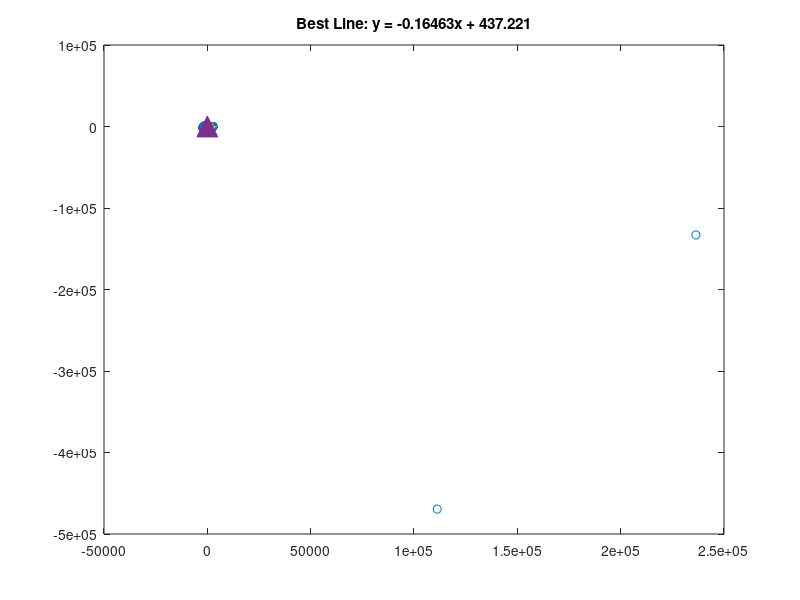

Source code (MATLAB):
clear;
% 生成一些示例数据
%angles = [0.00, 1.55, 2.00, 2.93, 4.07, 5.41, 5.64, 7.49, 8.08, 9.47, 9.22, 10.18, 11.87, 12.73, 13.55, 14.64, 15.24, 16.83, 17.87, 18.39, 18.91, 20.12, 20.91, 21.74, 22.86, 23.91, 24.65, 25.79, 26.46, 26.82, 27.55, 29.51, 30.24, 30.96, 32.24, 32.70, 34.02, 33.96, 35.69, 36.79, 38.11, 38.01, 38.54, 40.89, 41.87, 41.20, 43.85, 44.27, 44.84, 45.90, 46.90, 47.56, 48.93, 49.01, 50.58, 51.31, 52.05, 52.54, 53.97, 53.82, 55.01, 56.46, 57.48, 58.75, 59.84, 60.53, 61.50, 62.23, 62.50, 63.97, 64.55, 65.57, 67.56, 67.86, 68.85, 68.97, 70.47, 71.77, 72.32, 73.41, 74.05, 75.87, 75.99, 77.06, 78.02, 78.32, 79.80, 81.14, 80.85, 82.64, 82.78, 84.85, 84.32, 85.88, 87.01, 88.19, 89.30, 89.52, 90.28, 91.16, 91.24, 92.84, 94.97, 94.95, 96.11, 97.02, 97.99, 100.05, 99.42, 100.52, 101.78, 102.52, 103.61, 103.88, 105.91, 106.86, 106.82, 108.82, 108.70, 110.25, 110.95, 111.77, 112.69, 114.02, 114.47, 115.68, 115.78, 117.89, 118.65, 119.18, 121.13, 121.37, 121.82, 122.87, 123.55, 124.07, 125.84, 126.25, 126.59, 128.22, 129.74, 130.69, 130.99, 132.54, 132.67, 134.23, 133.98, 135.65, 136.09, 137.41, 137.80, 140.29, 140.26, 141.07, 142.41, 143.78, 143.85, 144.64, 144.85, 146.90, 147.47, 148.95, 149.30, 149.60, 151.12, 151.72, 154.22, 154.56, 154.89, 155.34, 157.54, 157.83, 159.15, 159.37, 160.90, 159.14, 161.31, 163.30, 165.48, 165.69, 165.70, 167.08, 168.42, 168.41, 168.62, 171.26, 171.30, 172.31, 172.74, 174.48, 175.16, 175.58, 176.41, 177.98, 178.13, 179.22, 180.50, 182.30, 182.26, 183.09, 184.40, 186.12, 184.93, 184.71, 188.70, 189.53, 189.62, 190.84, 191.36, 192.55, 193.33, 194.96, 196.27, 196.40, 197.21, 198.63, 199.10, 199.69, 200.62, 203.00, 202.88, 204.21, 205.27, 206.10, 206.92, 206.24, 208.75, 209.04, 210.41, 211.69, 211.74, 213.17, 213.71, 214.39, 217.36, 216.77, 217.42, 219.32, 220.78, 219.95, 220.63, 223.20, 223.13, 222.42, 224.93, 225.95, 227.20, 226.79, 228.78, 230.28, 229.68, 231.15, 232.21, 233.13, 233.89, 235.57, 236.32, 236.97, 237.85, 236.70, 236.46, 240.36, 242.42, 242.17, 243.81, 244.14, 245.19, 246.28, 246.83, 248.06, 247.81, 250.22, 251.55, 252.43, 252.16, 253.79, 255.48, 254.34, 255.80, 257.83, 257.48, 258.84, 259.59, 261.17, 261.32, 261.35, 263.57, 265.48, 264.49, 266.07, 268.16, 269.21, 268.77, 265.94, 263.83, 273.21, 274.79, 274.35, 275.23, 275.51, 276.38, 278.38, 278.68, 278.53, 280.02, 281.45, 282.81, 282.38, 284.39, 281.61, 283.23, 286.27, 288.53, 288.88, 289.65, 289.53, 291.71, 293.59, 292.44, 292.85, 295.53, 295.73, 296.62, 298.00, 298.98, 299.07, 300.12, 302.00, 302.92, 302.54, 299.39, 306.73, 307.51, 306.06, 306.62, 309.31, 309.06, 309.25, 312.17, 313.04, 312.96, 314.25, 315.56, 317.01, 316.19, 317.93, 318.97, 319.59, 320.82, 321.26, 321.42, 323.43, 323.24, 324.75, 327.49, 326.70, 328.13, 328.26, 331.12, 330.79, 330.46, 332.94, 334.12, 331.40, 333.25, 336.06, 337.09, 336.78, 338.35, 341.36, 340.76, 341.16, 342.35, 344.54, 343.49, 344.92, 346.41, 346.89, 347.40, 350.42, 351.00, 350.13, 350.76, 351.96, 354.57, 355.28, 354.74, 357.80, 357.79, 357.02, 358.38, 359.98, 359.88, 358.31, 359.27, 358.69, 359.65, 359.63, 359.93, 358.01];
%angles = [0.00, 3.53, 15.79, 15.42, 69.13, 70.52, 71.27, 72.46, 72.47, 74.40, 75.34, 75.51, 86.03, 118.14, 130.57, 131.34, 132.10, 132.48, 143.24, 144.25, 144.36, 145.67, 148.85, 154.47, 161.89, 163.17, 172.34, 172.94, 174.70, 176.45, 176.85, 177.12, 179.08, 217.97, 234.78, 241.06, 242.67, 243.59, 243.66, 244.06, 245.86, 247.27, 246.93, 248.52, 249.68, 250.32, 250.94, 253.01, 253.20, 254.01, 254.03, 255.49, 257.83, 258.15, 257.15, 260.51, 261.86, 261.59, 261.59, 263.59, 264.46, 265.19, 266.03, 267.90, 268.10, 268.23, 270.49, 271.71, 271.22, 271.50, 273.43, 274.93, 275.31, 276.37, 278.22, 277.84, 278.23, 279.77, 281.19, 281.47, 282.07, 284.44, 284.64, 285.40, 286.11, 287.58, 288.72, 288.86, 289.22, 291.61, 292.33, 292.53, 293.71, 295.00, 295.19, 295.69, 297.69, 298.40, 299.07, 299.00, 302.11, 301.45, 302.86, 302.50, 305.35, 305.18, 306.14, 306.85, 309.95, 309.74, 309.60, 333.84];
%distances = [ 402, 393, 385, 118, 366,  432,  482,  483,  482, 482,  482,  484,  484,  485,  487,  486,  0,   499,  491,  493,  494,  496,  498 , 501 , 502, 504 , 508,  509,  514,  515,  518,  524,  526,  527,  531,  533, 541, 545 , 551 , 554 , 559 , 562 , 568,  577, 578 , 591 , 594 , 603 , 611 , 614, 624,  630,  637, 646,  658,  668,  678,  696, 705,  715,  718,  732,  753,  766,  772,  793, 817,  827,  838,  876,  879,  905, 931, 960,  262,  261,  263,  0,   0,   0,   0,   0,   0,   1322,  1384,  1577,  1788,  2051,  1418,  1446,  1235,  1232,  0,   0,   1147,  1146,  1144,  1143,  1140,  1136,  1139,  1134,  1131,  1130,  1128,  1135,  770,  795,  1131,  1132,  1133,  1135,  1135,  1138,  1138,  1141,  1143,  1148,  987,  957,  956,  980,  983,  1190,  1191,  1209,  1196,  1211,  2131,  2152,  2153,  2159,  2175,  2157,  2172,  2228,  2265,  2267,  2281,  2287,  2334,  2372,  0,   0,   0,   3768,  3783,  3840,  3944,  3965,  3955,  2581,  2542,  2548,  2471,  0,  0,   233,  0,   0,   372,  390,  2525,  2483,  2453,  2082,  1090,  1085,  1084,  740,  741,  741,  737,  736,  787,  788,  156,  824,  836,  810,  785,  857,  298,  1225,  1095,  0,   0,   0,   0,   266,  266,  266,  1995,  295,  297,  0,   2937,  0,  3463,  3948,  4440,  6445,  2978,  2883,  371,  373,  373,  375,  398,  383,  399,  401,  402,  401,  405,  412,  410,  388,  394,  410,  409,  413,  418,  417,  422,  424,  425,  429,  432,  434,  440,  442,  444,  446,  453,  459,  462,  415,  441,  442,  446,  426,  402,  404,  398,  386,  371,  378,  366,  352,  359,  349,  332,  318,  322,  318,  322,  323,  316,  311,  302,  302,  296,  292,  291,  288,  284,  279,  279,  279,  272,  273,  269,  269,  266,  264,  263,  262,  263,  265,  257,  256,  255,  255,  253,  254,  251,  251,  251,  250,  249,  249,  249,  248,  247,  247,  247,  247,  247,  247,  247,  248,  248,  248,  249,  250,  250,  249,  251,  251,  250,  252,  254,  255,  255,  255,  257,  258,  259,  259,  262,  263,  263,  266,  268,  271,  269,  274,  277,  279,  281,  283,  286,  287,  289,  294,  298,  294,  303,  307,  308,  309,  318,  325,  322,  325,  340,  345,  345,  349,  362,  363,  366,  377,  391,  382,  395,  411,  417,  410,  426,  446,  461,  449,  426,  0,   461,  460,  453,  451,  448,  446,  440,  437,  434,  431,  423,  423,  426,  422,  416,  416,  416,  411,  410,  410,  410,  407,  404,  404,  404,  402,  402,  402,  403,  403,  405,  403,  403,  404];
%distances = [ 118,  263,  266,  0,   0,   0,   0,   0,   0,   0,   0,   0,   0,   0,   0,   0,   0,   0,   0,   170,  171,  246,  281,  0,   0,   0,   0,   0,   265,  0,   296,  297,  296,  0,   0,   300,  295,  287,  286,  287,  283,  278,  275,  275,  273,  269,  269,  267,  265,  263,  262,  262,  259,  259,  258,  256,  254,  254,  254,  252,  251,  251,  250,  249,  249,  249,  248,  247,  247,  247,  247,  247,  247,  247,  247,  248,  248,  248,  249,  250,  250,  250,  251,  252,  252,  252,  255,  255,  255,  255,  259,  260,  260,  262,  265,  265,  267,  271,  271,  272,  273,  277,  279,  279,  283,  287,  289,  289,  291,  296,  297,  299];

%angles = [348.34, 63.62, 65.13, 76.34, 233.23, 235.83, 235.62, 237.21, 237.16, 238.41, 239.42, 240.54, 241.40, 243.07, 243.14, 244.15, 244.49, 247.08, 246.85, 247.36, 248.78, 250.36, 250.57, 251.02, 252.04, 253.02, 253.86, 254.87, 256.77, 258.34, 256.98, 259.11, 260.01, 260.87, 261.35, 263.74, 263.15, 263.49, 264.67, 266.78, 267.45, 267.58, 269.01, 270.51, 271.30, 271.73, 272.24, 274.09, 274.08, 274.92, 276.72, 277.24, 277.73, 279.58, 279.62, 280.69, 282.00, 283.25, 283.78, 283.56, 285.72, 286.50, 287.92, 288.69, 289.54, 289.54, 291.16, 290.87, 292.86, 293.52, 296.27, 296.14, 294.95, 297.70, 299.34, 298.58, 300.12, 301.26, 302.81, 303.15, 304.00, 304.42, 300.58, 298.75, 304.56, 309.45, 308.78, 309.54, 311.45, 311.55, 313.01, 314.81, 315.47, 316.25, 316.93, 317.80, 318.64, 320.24, 320.49, 321.38, 323.51, 322.41, 324.61, 324.84, 347.13, 348.05, 347.74, 351.05, 350.67, 350.63, 352.64, 354.41, 355.43, 354.28, 356.41, 358.43, 358.29, 357.38, 359.26, 359.30, 358.52, 359.48, 354.27, 355.21, 356.15, 357.09, 358.03];
%distances =[ 365, 250, 248, 260, 382, 395, 391, 388, 391, 390, 377, 379, 373, 362, 356, 353, 347, 345, 341, 339, 332, 329, 326, 320, 318, 315, 313, 313, 309, 307, 305, 302, 302, 299, 296, 297, 294, 292, 290, 290, 289, 287, 286, 286, 283, 283, 282, 283, 280, 280, 280, 280, 279, 279, 280, 279, 279, 279, 279, 280, 280, 280, 280, 280, 281, 281, 282, 282, 283, 284, 285, 286, 287, 288, 290, 293, 292, 292, 296, 299, 298, 301, 304, 304, 303, 310, 314, 311, 314, 318, 323, 321, 327, 334, 335, 337, 349, 350, 349, 350, 361, 340, 357, 380, 391, 385, 385, 108, 396, 398, 396, 392, 390, 389, 386, 385, 383, 383, 381, 343, 343, 379, 379, 342, 381, 380, 362];

%angles = [330.29, 1.00,  1.92,  3.49,  4.03,  4.95,  5.73,  7.61,  7.96,  9.39,  9.77,  10.85, 11.61, 12.28, 13.93, 14.52, 15.37, 16.11, 17.34, 17.43, 19.21, 20.19, 20.69, 21.73, 22.81, 23.44, 24.91, 24.85, 26.23, 27.11, 27.65, 28.48, 29.83, 31.88, 31.59, 33.18, 33.61, 34.51, 35.41, 35.69, 37.38, 37.98, 39.26, 40.78, 41.19, 41.75, 43.42, 43.41, 44.03, 45.45, 46.49, 47.40, 48.19, 49.36, 50.40, 50.39, 52.86, 52.75, 54.19, 60.20, 71.92, 73.37, 73.36, 75.81, 75.42, 76.89, 78.01, 78.31, 79.53, 80.44, 81.25, 82.53, 83.11, 84.22, 84.63, 85.60, 86.55, 88.21, 88.79, 89.83, 90.77, 156.22, 156.90, 158.13, 158.80, 271.96, 278.37, 319.37, 320.45, 321.05, 321.41, 323.52, 324.16, 324.88, 325.72, 327.16, 327.30, 327.42, 329.59, 330.83, 331.49, 331.92, 333.21, 334.42, 334.44, 335.00, 337.09, 337.26, 337.96, 340.22, 341.94, 341.99, 341.93, 343.43, 344.74, 344.69, 346.33, 346.86, 348.69, 347.89, 349.58, 350.48, 351.24, 351.35, 353.81, 354.51, 355.22, 355.66, 356.38, 358.46, 358.56, 359.71, 359.52];
%distances =[276, 270, 270, 269, 269, 270, 269, 270, 269, 270, 270, 270, 270, 271, 271, 273, 273, 273, 275, 275, 277, 278, 280, 280, 282, 284, 284, 286, 287, 290, 292, 294, 295, 297, 299, 300, 305, 306, 310, 312, 317, 319, 322, 328, 328, 335, 337, 341, 348, 348, 353, 362, 366, 373, 377, 384, 389, 397, 396, 398, 398, 396, 96, 383, 385, 383, 380, 379, 376, 376, 372, 373, 372, 370, 368, 368, 336, 327, 352, 352, 248, 300, 297, 357, 395, 399, 397, 389, 380, 369, 372, 368, 356, 354, 349, 343, 335, 331, 334, 326, 323, 318, 318, 312, 310, 308, 305, 302, 300, 298, 296, 293, 291, 290, 289, 284, 283, 283, 280, 279, 280, 277, 275, 275, 275, 274, 273, 272, 272, 271, 271, 271, 271];

% angles = [1.72,  2.38,  3.79,  3.49,  5.36,  5.66,  7.07,  7.76,  8.75,  9.79,  11.26, 11.72, 12.05, 13.41, 14.79, 15.23, 16.42, 17.20, 18.18, 18.64, 20.12, 20.68, 21.44, 22.48, 24.09, 24.88, 25.42, 26.44, 27.73, 27.65, 29.31, 30.25, 31.19, 32.13, 32.52, 33.59, 34.94, 34.80, 36.02, 37.80, 38.33, 39.12, 40.68, 40.90, 42.19, 42.84, 44.14, 44.39, 45.76, 46.91, 47.30, 48.70, 49.87, 50.71, 51.33, 52.31, 53.05, 53.62, 55.17, 56.52, 56.72, 58.88, 59.06, 61.25, 61.64, 62.26, 63.00, 64.19, 64.82, 67.01, 67.37, 68.87, 69.32, 70.51, 71.55, 72.27, 72.48, 74.34, 75.08, 76.00, 76.98, 77.46, 78.95, 79.35, 80.21, 81.38, 82.35, 83.48, 84.16, 85.17, 86.15, 86.57, 88.24, 89.32, 90.26, 90.57, 91.39, 92.43, 93.04, 94.26, 95.56, 97.31, 96.28, 97.63, 98.94, 99.56, 100.09, 101.41, 102.81, 103.76, 104.47, 104.90, 102.36, 105.27, 107.17, 109.98, 109.74, 110.33, 111.33, 112.53, 114.10, 114.30, 115.84, 116.69, 117.30, 118.69, 119.14, 120.07, 121.13, 121.54, 123.16, 123.77, 124.62, 158.72, 162.52, 285.46, 285.89, 287.50, 289.10, 290.17, 289.79, 292.25, 293.04, 291.69, 292.94, 294.91, 296.08, 295.87, 297.53, 298.74, 300.05, 299.68, 301.58, 302.77, 301.69, 302.95, 306.06, 306.57, 305.20, 310.81, 313.42, 313.59, 314.80, 316.25, 316.70, 318.36, 318.65, 319.93, 320.57, 321.21, 321.81, 323.18, 324.56, 324.66, 325.65, 327.40, 327.17, 329.30, 330.08, 331.40, 331.95, 331.73, 333.77, 335.28, 334.78, 335.68, 337.35, 337.98, 337.48, 339.65, 341.66, 342.03, 341.74, 342.83, 344.77, 345.73, 345.50, 347.41, 349.39, 348.74, 350.00, 351.40, 351.14, 351.74, 354.11, 354.66, 355.88, 355.92, 356.84, 358.93, 358.51, 359.54];
% distances = [399, 291, 291, 290, 290, 290, 290, 290, 290, 290, 290, 290, 290, 291, 291, 292, 292, 293, 293, 294, 296, 296, 298, 299, 300, 301, 303, 305, 307, 308, 310, 310, 313, 315, 319, 320, 324, 324, 327, 330, 332, 338, 342, 345, 348, 353, 358, 358, 365, 371, 375, 377, 384, 388, 393, 400, 406, 413, 420, 427, 433, 440, 449, 429, 450, 444, 439, 436, 101, 102, 418, 414, 413, 407, 405, 399, 398, 395, 392, 388, 386, 385, 383, 370, 364, 376, 374, 373, 373, 355, 345, 343, 342, 348, 447, 447, 445, 445, 445, 444, 444, 443, 443, 443, 443, 444, 444, 445, 445, 446, 447, 448, 448, 449, 452, 454, 454, 454, 457, 459, 462, 464, 464, 469, 472, 473, 475, 480, 485, 482, 489, 495, 499, 270, 106, 414, 415, 418, 443, 444, 443, 445, 448, 449, 449, 455, 455, 457, 458, 465, 465, 464, 472, 475, 476, 477, 482, 488, 493, 497, 482, 491, 489, 479, 460, 462, 456, 437, 429, 421, 424, 413, 402, 393, 397, 380, 376, 372, 367, 360, 357, 360, 348, 345, 342, 342, 341, 330, 331, 329, 321, 320, 319, 317, 312, 312, 313, 310, 306, 305, 305, 302, 301, 300, 299, 295, 296, 295, 295,  291, 290, 290];

angles = [1.07,  1.61,  3.13,  3.37,  5.06,  6.21,  7.27,  8.49,  8.53,  9.78,  10.53, 11.38, 12.58, 13.41, 14.66, 14.81, 16.49, 17.54, 18.62, 19.41, 20.55, 21.05, 21.50, 22.60, 23.15, 24.93, 25.65, 26.25, 27.22, 28.24, 29.39, 29.84, 30.89, 31.59, 32.26, 33.30, 34.93, 35.94, 36.74, 37.38, 38.47, 39.37, 39.71, 40.77, 42.04, 43.08, 44.03, 44.78, 45.62, 46.07, 47.65, 48.60, 49.22, 50.45, 51.85, 52.60, 54.61, 55.10, 55.80, 57.13, 57.30, 58.32, 59.56, 59.95, 61.43, 61.69, 62.53, 64.48, 65.02, 65.88, 67.35, 67.67, 68.72, 69.63, 71.01, 72.32, 73.10, 74.19, 75.93, 75.52, 76.70, 77.39, 78.82, 79.35, 79.88, 81.37, 82.09, 83.71, 83.94, 85.56, 86.13, 86.51, 87.73, 89.92, 91.07, 91.49, 92.78, 94.00, 94.22, 95.49, 96.34, 96.66, 98.01, 98.74, 100.34, 101.24, 101.77, 102.46, 103.78, 105.08, 104.81, 105.96, 106.88, 108.03, 109.05, 110.74, 110.90, 111.39, 112.18, 113.80, 113.73, 114.77, 115.65, 117.90, 117.78, 118.68, 120.74, 121.17, 121.67, 122.16, 123.63, 124.83, 125.07, 126.66, 127.66, 128.56, 128.89, 130.05, 130.68, 131.59, 133.21, 134.10, 135.30, 134.76, 136.37, 137.93, 137.99, 139.54, 140.12, 144.92, 146.32, 146.03, 147.70, 148.71, 149.02, 149.71, 151.39, 153.11, 152.88, 153.57, 159.70, 161.05, 162.56, 164.06, 165.21, 166.64, 165.71, 168.33, 169.72, 169.38, 169.35, 171.72, 172.97, 172.91, 173.63, 175.83, 176.18, 176.12, 177.86, 179.70, 179.47, 181.06, 182.55, 184.08, 183.91, 185.03, 186.76, 186.63, 187.06, 188.67, 190.60, 190.10, 191.54, 192.88, 193.58, 194.30, 194.01, 198.39, 199.08, 199.63, 201.28, 202.23, 202.63, 203.91, 204.78, 205.50, 206.57, 206.73, 208.93, 209.71, 209.57, 210.26, 211.72, 213.23, 213.81, 215.02, 216.43, 216.77, 216.33, 217.26, 220.24, 220.24, 220.82, 222.48, 223.99, 223.38, 224.28, 225.98, 226.85, 227.07, 227.49, 230.92, 230.52, 230.57, 232.24, 234.05, 233.02, 234.33, 236.20, 237.72, 237.47, 237.83, 239.00, 241.52, 240.46, 243.11, 243.89, 243.74, 244.79, 244.45, 248.15, 248.09, 248.42, 250.26, 250.65, 251.12, 251.10, 253.58, 254.67, 254.18, 257.69, 260.56, 261.78, 260.62, 263.68, 265.23, 265.43, 265.57, 267.77, 268.34, 268.96, 269.04, 271.34, 272.34, 272.52, 272.90, 275.09, 275.72, 275.04, 277.19, 278.71, 278.32, 278.68, 280.82, 282.62, 282.83, 283.33, 284.95, 286.21, 285.42, 287.14, 288.66, 288.46, 288.79, 291.69, 292.83, 292.86, 293.39, 295.37, 295.74, 295.89, 296.86, 299.66, 299.68, 300.12, 299.91, 303.29, 302.67, 302.95, 304.79, 306.82, 306.40, 306.70, 308.57, 310.07, 309.45, 310.08, 313.07, 313.32, 312.62, 315.30, 316.65, 316.72, 317.13, 319.22, 319.60, 319.90, 320.78, 323.13, 323.02, 323.18, 323.93, 327.08, 326.66, 327.24, 328.88, 330.63, 330.40, 329.91, 332.48, 334.17, 333.26, 334.46, 336.64, 338.08, 338.00, 338.06, 339.60, 340.33, 340.85, 342.47, 344.63, 344.57, 343.61, 345.77, 347.30, 348.08, 347.35, 350.57, 351.55, 351.11, 351.33, 353.40, 354.58, 355.31, 356.75, 357.04, 357.61, 358.90, 359.88, 359.56, 359.60];
distances = [260, 261, 262, 262, 264, 265, 267, 267, 268, 270, 271, 273, 273, 276, 277, 278, 282, 283, 285, 286, 291, 291, 294, 297, 301, 305, 306, 311, 315, 318, 320, 326, 330, 334, 336, 344, 348, 355, 359, 369, 374, 376, 385, 392, 400, 409, 415, 421, 401, 481, 425, 423, 415, 409, 407, 404, 402, 398, 392, 392, 387, 384, 382, 378, 377, 373, 371, 369, 373, 360, 362, 361, 359, 358, 358, 357, 356, 340, 332, 330, 329, 330, 435, 434, 426, 418, 417, 448, 437, 435, 435, 437, 437, 438, 438, 440, 442, 443, 445, 446, 448, 448, 452, 454, 455, 457, 461, 463, 464, 469, 475, 475, 476, 479, 488, 489, 492, 498, 506, 509, 514, 519, 527, 525, 533, 544, 553, 548, 558, 563, 573, 578, 601, 605, 602, 617, 632, 636, 644, 670, 681, 690, 707, 710, 754, 784, 812, 852, 860, 894, 889, 935, 980, 980, 284, 322, 366, 363, 1401, 1628, 1615, 1360, 1195, 1195, 1193, 1158, 1121, 1137, 1123, 1137, 123, 124, 124, 1104, 765, 790, 780, 1175, 1140, 1138, 1129, 1140, 1137, 1128, 1121, 1120, 1131, 1155, 1154, 1039, 1034, 1039, 1059, 1035, 1169, 1180, 1206, 1152, 1148, 2149, 2180, 2187, 2214, 2228, 2238, 2262, 2260, 2292, 2320, 2340, 2374, 2413, 2408, 2437, 2463, 2595, 2601, 2625, 2680, 2705, 2733, 2756, 2630, 2672, 2697, 2677, 2632, 2661, 2625, 2618, 2572, 2565, 2537, 2491, 1166, 1156, 1154, 1185, 1203, 1183, 849, 797, 793, 796, 789, 811, 943, 949, 967, 399, 399, 320, 326, 1850, 336, 1647, 3496, 3326, 3529, 4504, 2932, 2927, 2936, 2933, 422, 421, 422, 447, 448, 448, 448, 451, 451, 451, 455, 456, 456, 458, 461, 464, 463, 466, 474, 475, 474, 478, 482485, 489, 492, 498, 500, 501, 506, 493, 488, 494, 466, 457, 443, 438, 419, 412, 417, 394, 379, 380, 382, 368, 352, 362, 354, 342, 340, 334, 334, 325, 320, 319, 315, 310, 310, 305, 298, 297, 297, 296, 288, 286, 286, 283, 280, 280, 280, 276, 273, 272, 271268, 267, 268, 1038, 1179, 1172, 1195, 1150, 2149, 2171, 2177, 2202, 2209, 2208, 2249, 2265, 2290, 2292, 2313, 2346, 2374, 2370, 2413, 2461, 2452, 2550, 2605, 2625, 2625, 2694, 2771, 2766, 2654, 2690, 2721, 2682];

% 将极坐标转换为直角坐标
x = distances .* cosd(angles);
y = distances .* sind(angles);
% 合并数据
data = [x; y];

% 绘制数据点
figure;
plot(data(1,:), data(2,:), 'o');
hold on;

iter = 100;
number = size(data, 2); % 总点数
bestParameter1 = 0;
bestParameter2 = 0;
sigma = 10;
pretotal = 0; % 符合拟合模型的数据的个数

for i = 1:iter
    % 随机选择两个点
    idx = randperm(number, 2);
    sample = data(:, idx);

    % 拟合直线方程 y = kx + b
    line = zeros(1, 3);
    x = sample(1, :);
    y = sample(2, :);

    k = (y(1) - y(2)) / (x(1) - x(2)); % 直线斜率
    b = y(1) - k * x(1);
    line = [k -1 b];

    mask = abs(line * [data; ones(1, size(data, 2))]); % 求每个数据到拟合直线的距离
    total = sum(mask < sigma); % 计算数据距离直线小于一定阈值的数据的个数

    if total > pretotal % 找到符合拟合直线数据最多的拟合直线
        pretotal = total;
        bestline = line; % 找到最好的拟合直线
    end

end

% 显示符合最佳拟合的数据
mask = abs(bestline * [data; ones(1, size(data, 2))]) < sigma;
hold on;
k = 1;
for i = 1:length(mask)
    if mask(i)
        inliers(:, k) = data(:, i);
        k = k + 1;
        plot(data(1, i), data(2, i), '+');
    end
end

% 绘制最佳匹配直线
bestParameter1 = -bestline(1) / bestline(2);
bestParameter2 = -bestline(3) / bestline(2);
xAxis = min(inliers(1, :)):max(inliers(1, :));
yAxis = bestParameter1 * xAxis + bestParameter2;
plot(0,0,'^','MarkerSize',15,'MarkerFaceColor','auto');
plot(xAxis, yAxis, 'r-', 'LineWidth', 3);

title(['Best Line: y = ', num2str(bestParameter1), 'x + ', num2str(bestParameter2)]);


